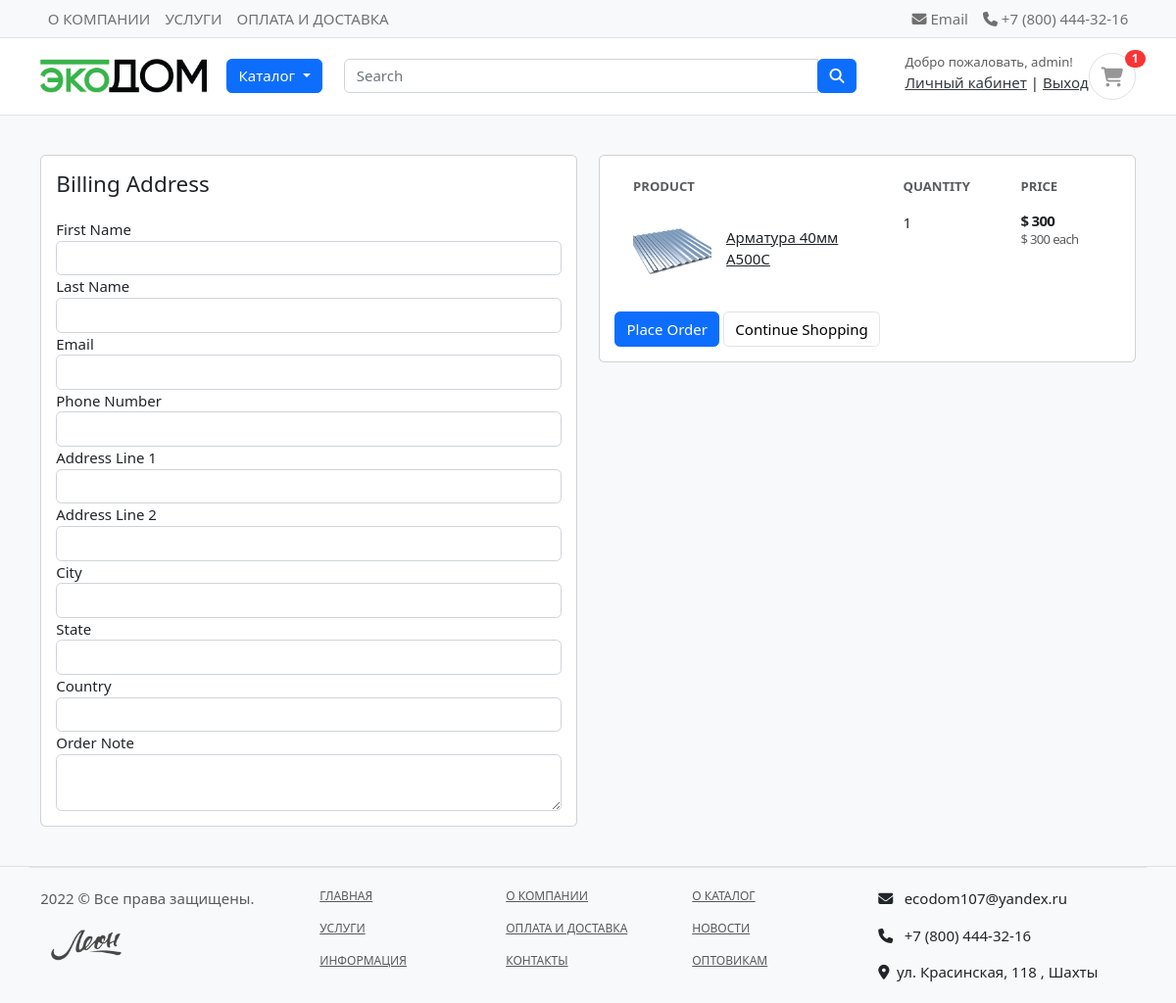
The page /cart/checkout/ (signed in) on the database as committed earlier.
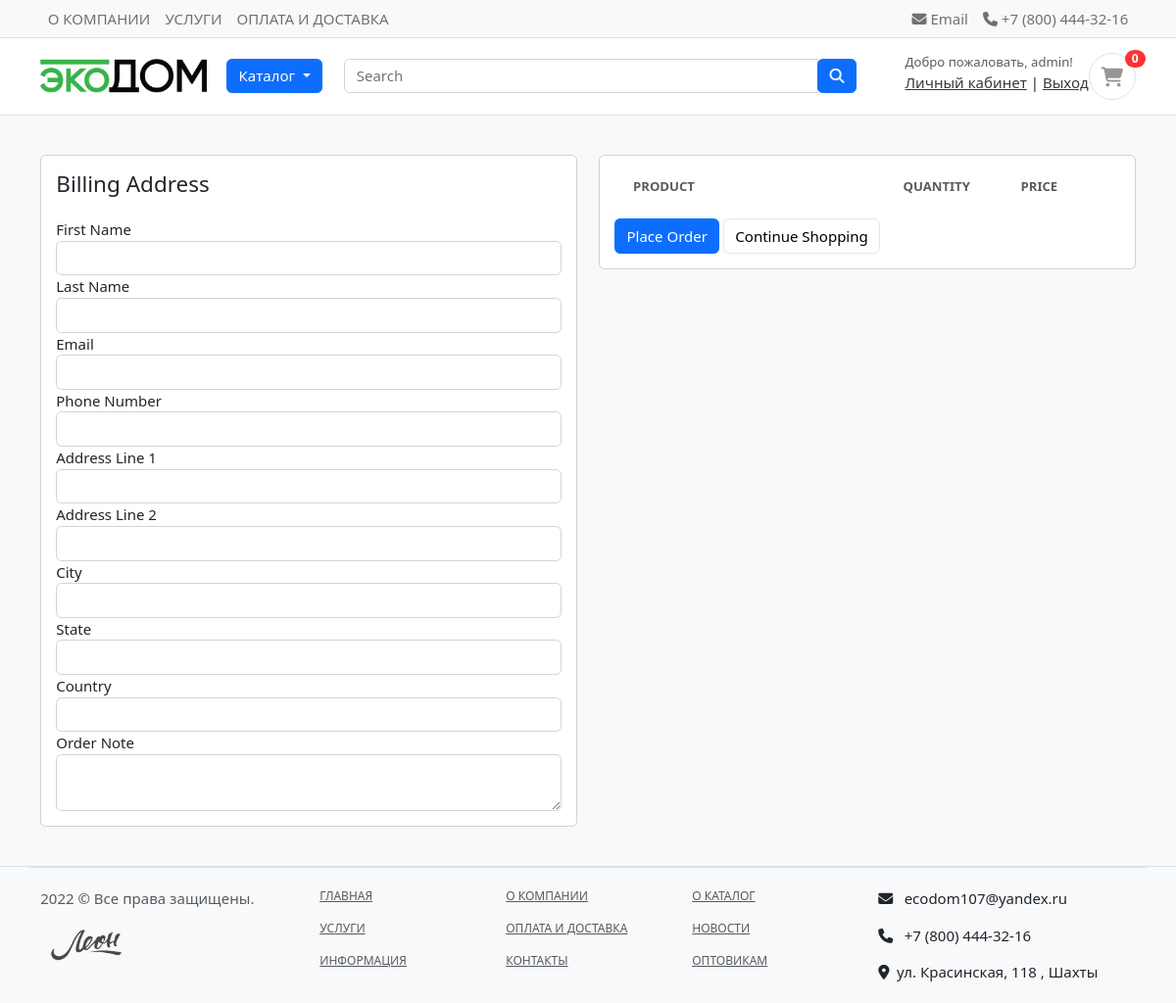
The same page on the database as committed later.
### carts/models.py (models this page shows, shortened)
class CartItem(models.Model):
    user = models.ForeignKey(MyUser, on_delete=models.CASCADE, null=True)
    product = models.ForeignKey(Product, on_delete=models.CASCADE)
    cart    = models.ForeignKey(Cart, on_delete=models.CASCADE, null=True)
    quantity = models.IntegerField()
    is_active = models.BooleanField(default=True)
    def sub_total(self):
        return self.product.price * self.quantity

### shop/models.py (models this page shows, shortened)
class Product(models.Model):
    product_name = models.CharField(max_length=200, unique=True)
    slug = models.SlugField(max_length=200, unique=True)
    description = models.TextField(max_length=500, blank=True)
    price = models.IntegerField()
    images = models.ImageField(upload_to='photos/products')
    stock = models.IntegerField()
    is_available = models.BooleanField(default=True)
    category = models.ForeignKey(Category, on_delete=models.CASCADE)
    created_date = models.DateTimeField(auto_now_add=True)
    modified_date = models.DateTimeField(auto_now=True)
    def get_url(self):
        return reverse('product_detail', args=[self.category.slug, self.slug])

### carts/views.py (the view)
# urls.py: path('checkout/', views.checkout, name='checkout'),
@login_required(login_url='login')
def checkout(request, total=0, quantity=0, cart_items=None):
    try:
        tax = 0
        grand_total = 0
        if request.user.is_authenticated:
            cart_items = CartItem.objects.filter(user=request.user, is_active=True)
        else:
            cart = Cart.objects.get(cart_id=_cart_id(request))
            cart_items = CartItem.objects.filter(cart=cart, is_active=True)
        for cart_item in cart_items:
            total += (cart_item.product.price * cart_item.quantity)
            quantity += cart_item.quantity
        tax = (2 * total)/100
        grand_total = total + tax
    except ObjectDoesNotExist:
        pass #just ignore
    context = {
        'total': total,
        'quantity': quantity,
        'cart_items': cart_items,
        'tax'       : tax,
        'grand_total': grand_total,
    }
    return render(request, 'carts/checkout.html', context)

### carts/context_processors.py (called while the page is built)
def counter(request):
    cart_count = 0
    if 'admin' in request.path:
        return {}
    else:
        try:
            cart = Cart.objects.filter(cart_id=_cart_id(request))
            if request.user.is_authenticated:
                cart_items = CartItem.objects.all().filter(user=request.user)
            else:
                cart_items = CartItem.objects.all().filter(cart=cart[:1])
            for cart_item in cart_items:
                cart_count += cart_item.quantity
        except Cart.DoesNotExist:
            cart_count = 0
    return dict(cart_count=cart_count)

### carts/views.py (called while the page is built)
def _cart_id(request):
    cart = request.session.session_key
    if not cart:
        cart = request.session.create()
    return cart

### category/context_processors.py (called while the page is built)
def menu_links(request):
    links = Category.objects.all()
    return dict(links=links)

### category/models.py (called while the page is built)
    def get_url(self):
            return reverse('products_by_category', args=[self.slug])

### carts/templates/carts/checkout.html (shortened to what this page needs)
{% extends 'base.html' %}
{% load static %}
{% block content %}
<section class="section-content padding-y bg">
<div class="container">
<div class="row">
	<aside class="col-lg-6">
<div class="card">
  <div class="card-body">
    <h4 class="card-title mb-4">Billing Address</h4>
    <form action="{% url 'place_order' %}" method="POST">
      <div class="form-row">
        <div class="col form-group">
          <label for="">First Name</label>
          <input type="text" name="first_name" class="form-control" required>
        </div>
        <div class="col form-group">
          <label for="">Last Name</label>
          <input type="text" name="last_name" class="form-control" required>
        </div>
      </div>
      <div class="form-row">
        <div class="col form-group">
          <label for="">Email</label>
          <input type="email" name="email" class="form-control" required>
        </div>
        <div class="col form-group">
          <label for="">Phone Number</label>
          <input type="text" name="phone" class="form-control" required>
        </div>
      </div>
      <div class="form-row">
        <div class="col form-group">
          <label for="">Address Line 1</label>
          <input type="text" name="address_line_1" class="form-control" required>
        </div>
        <div class="col form-group">
          <label for="">Address Line 2</label>
          <input type="text" name="address_line_2" class="form-control">
        </div>
      </div>
      <div class="form-row">
        <div class="col form-group">
          <label for="">City</label>
          <input type="text" name="city" class="form-control" required>
        </div>
        <div class="col form-group">
          <label for="">State</label>
          <input type="text" name="state" class="form-control" required>
        </div>
        <div class="col form-group">
          <label for="">Country</label>
          <input type="text" name="country" class="form-control" required>
        </div>
        </div>
        <div class="form-row">
          <label for="">Order Note</label>
          <textarea name="order_note" rows="2" class="form-control"></textarea>
        </div>
  </div>
</div>
	</aside>
	<aside class="col-lg-6">
		<div class="card">
		<div class="card-body">
      <table class="table table-borderless table-shopping-cart">
      <thead class="text-muted">
      <tr class="small text-uppercase">
        <th scope="col">Product</th>
        <th scope="col" width="120">Quantity</th>
        <th scope="col" width="120">Price</th>
      </tr>
      </thead>
      <tbody>
      {% for cart_item in cart_items %}
      <tr>
      	<td>
      		<figure class="itemside align-items-center">
      			<div class="aside"><img src="{{ cart_item.product.images.url }}" class="img-sm"></div>
      			<figcaption class="info">
      				<a href="{{ cart_item.product.get_url }}" class="title text-dark">{{ cart_item.product.product_name }}</a>
      			</figcaption>
      		</figure>
      	</td>
      	<td>
      				<label for="">{{cart_item.quantity}}</label>
      	</td>
      	<td>
      		<div class="price-wrap">
      			<var class="price">$ {{ cart_item.sub_total }}</var>
      			<small class="text-muted"> $ {{ cart_item.product.price }} each </small>
      		</div>
      	</td>
      </tr>
      {% endfor %}
      </tbody>
      </table>
      <button type="submit" name="submit" class="btn btn-primary btn-block">Place Order</button>
			<a href="{% url 'store' %}" class="btn btn-light btn-block">Continue Shopping</a>
		</div>
		</div>
</aside>
</div>
</div>
</section>
{% endblock %}

### templates/includes/navbar.html (shortened to what this page needs)
{% load static %}
<header class="section-header">
    <nav class="navbar p-md-0 navbar-expand-sm navbar-light border-bottom bg-light">
        <div class="container">
            <div class="collapse navbar-collapse">
                <ul class="navbar-nav">
                    <li><a href="#" class="nav-link">О КОМПАНИИ</a></li>
                    <li><a href="#" class="nav-link">УСЛУГИ</a></li>
                    <li><a href="#" class="nav-link">ОПЛАТА И ДОСТАВКА</a></li>
                </ul>
            </div>
            <div class="collapse navbar-collapse flex-grow-0" id="navbarTop4">
                <ul class="navbar-nav">
                    <li><a href="#" class="nav-link"> <i class="fa fa-envelope"></i> Email </a></li>
                    <li><a href="#" class="nav-link"> <i class="fa fa-phone"></i> +7 (800) 444-32-16 </a></li>
                </ul>
            </div>
        </div>
    </nav>
    <section class="header-main border-bottom">
        <div class="container">
            <div class="row align-items-center">
                <div class="col-lg-2 col-md-3 col-6">
                    <a href="/" class="brand-wrap">
                        <img class="logo" src="{% static '/images/logo.png' %}">
                    </a>
                </div>
                <div class="col-lg col-sm col-md col-6 flex-grow-0">
                    <div class="dropdown">
                        <button class="btn btn-primary dropdown-toggle" type="button" id="dropdownMenuButton1"
                            data-bs-toggle="dropdown" aria-expanded="false">
                            Каталог
                        </button>
                    </div>
                </div>
                <div class="col-lg  col-md-6 col-sm-12 col">
                    <form action="{% url 'search' %}" class="search" method='GET'>
                        <div class="input-group w-100">
                            <input type="text" class="form-control" style="width:60%;" placeholder="Search"
                                name="keyword">
                            <div class="input-group-append">
                                <button class="btn btn-primary" type="submit">
                                    <i class="fa fa-search"></i>
                                </button>
                            </div>
                        </div>
                    </form>
                </div>
                <div class="col-lg-3 col-sm-6 col-8 order-2 order-lg-3">
                    <div class="d-flex justify-content-end mb-3 mb-lg-0">
                        {% if user.id is None %}
                            <div class="widget-header">
                                <small class="title text-muted" style="padding-right: 10px">Добро пожаловать, Гость!</small>
                                <div>
                                    <a href="{% url 'login' %}">Вход</a> <span class="dark-transp"> | </span>
                                    <a href="{% url 'register' %}"> Регистрация</a>
                                </div>
                            </div>
                        {% else %}
                            <div class="widget-header">
                                <small class="title text-muted" style="padding-right: 10px">Добро пожаловать, {{user.first_name}}!</small>
                                <div>
                                    <a href="{% url 'dashboard' %}">Личный кабинет</a> <span class="dark-transp"> | </span>
                                    <a href="{% url 'logout' %}"> Выход</a>
                                </div>
                            </div>
                        {% endif %}
                        <a href="{% url 'cart' %}" class="widget-header pl-3 ml-3">
                            <div class="icon icon-sm rounded-circle border"><i class="fa fa-shopping-cart"></i></div>
                            <span class="badge badge-pill badge-danger notify">{{cart_count}}</span>
                        </a>
                    </div>
                </div>
            </div>
        </div>
    </section>
</header>

Rows that differ between the two databases and show on the page:
removed CartItem: product.images (picture), product.product_name "Арматура 40мм А500С", quantity "1", sub_total "300", product.price "300"
Other text that changed with them:
{{ cart_count }}: "1" → "0"
